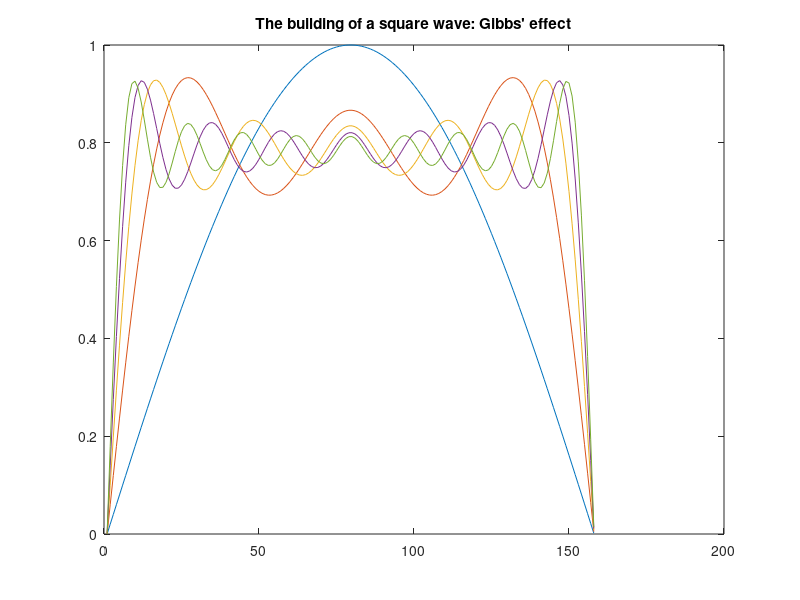

Source code (MATLAB):
t = 0:0.02:3.14;
y = zeros(10,length(t));
x = zeros(size(t));
for k = 1:2:19
   x = x + sin(k*t)/k;
   y((k+1)/2,:) = x;
end
plot(y(1:2:9,:)')
title('The building of a square wave: Gibbs'' effect')